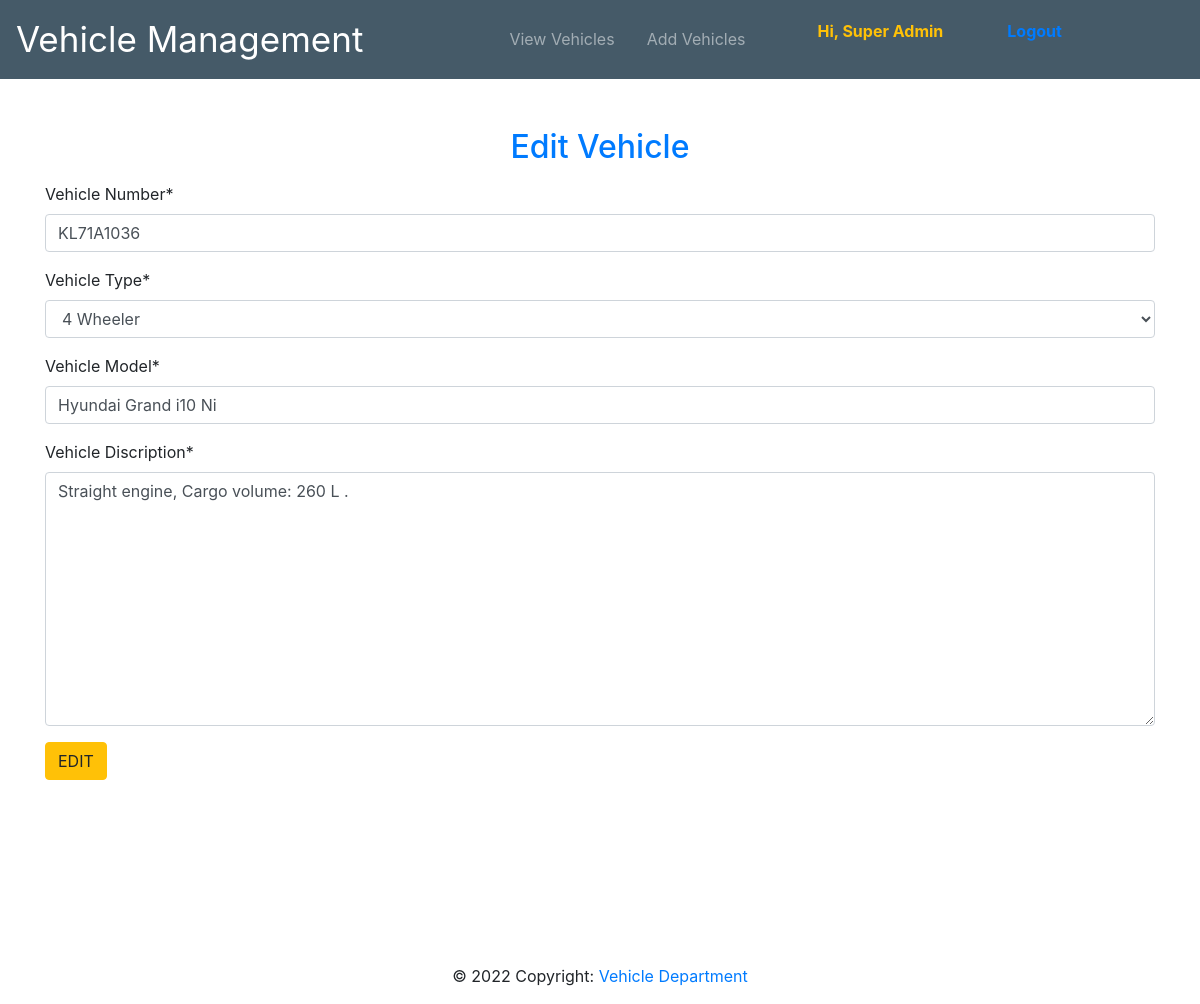
The page /edit_vehicle/19 (signed in) on the database its author committed.
### vehicle/models.py (models this page shows)
class Vehicle(models.Model):
    vh_number = models.CharField(max_length=20,verbose_name="Vehicle Number",blank=False)
    vh_type = models.CharField(max_length=20,verbose_name="Vehicle Type", choices=COLOR_CHOICES,blank=False)
    vh_model = models.CharField(max_length=20,verbose_name="Vehicle Model",blank=False)
    vh_disc = models.TextField(verbose_name="Vehicle Discription",blank=False)
    class Meta:
        db_table = "Vehicles"

### vehicle/views.py (the view, shortened to what this page needs)
# urls.py: path("edit_vehicle/<int:vid>",views.edit_vehicle,name="editV"),
@login_required(login_url='/login')
def edit_vehicle(request,vid):
    if request.user.has_perm('vehicle.change_vehicle'):
        if request.method == "GET":
            record = Vehicle.objects.get(id = vid)
            form_ob = VehicleForm(instance=record)
            return render (request,"edit_vehicle.html",{'form':form_ob})
    return HttpResponse('Permission denied for the user')

### vehicle/forms.py
class VehicleForm(forms.ModelForm):
    class Meta:
        model = Vehicle
        fields = "__all__"

### templates/edit_vehicle.html (shortened to what this page needs)
{%extends 'index.html'%}
{% load crispy_forms_tags %}
{%block content%}
<div class="container">
    <h2 class="text-primary text-center m-3"> Edit Vehicle</h2>
    <form method="POST">
    {{form|crispy}}
    <button class="btn btn-warning"> EDIT</button>
    </form>
</div>
{%endblock%}

### templates/index.html (shortened to what this page needs)
{%load static%}
<!doctype html>
<html lang="en">
  <head>
    <link rel="stylesheet" href="https://stackpath.bootstrapcdn.com/bootstrap/4.3.1/css/bootstrap.min.css">
    <link rel="stylesheet" href="../static/css/main.css">
  </head>
  <body>
    <header class="sticky-top">
        <nav class="navbar navbar-expand-lg navbar-dark" style="background-color: #455a68;">
            <a class="navbar-brand" href="/" style="font-size:35px ;">Vehicle Management</a>
            <div class="collapse navbar-collapse justify-content-center" id="navbarNavDropdown">
              <ul class="navbar-nav">
                {% if request.user.is_authenticated %}
                  <li class="nav-item mr-3">
                  <a class="nav-link" href="/view_vehicle">View Vehicles</a>
                  </li>
                    {%if request.user.is_superuser%}
                      <li class="nav-item mr-3">
                      <a class="nav-link" href="/add_vehicle">Add Vehicles</a>
                      </li>
                    {%endif%}
                  <li class="nav-item ml-5 mr-auto ">
                      <a class="text-warning mr-3"> <strong>Hi, {{user.first_name}}</strong></a>
                  </li>
                  <li class="nav-item ml-5 mr-auto">
                      <a class="text-primary" href="/logout"> <strong> Logout</strong></a>
                  </li>
                {%endif%}
              </ul>
            </div>
          </nav>
    </header>
    <div class="container text-right">
      <h3 class="text-primary" id="livetime">&nbsp;</h3>
    </div>
    {% block content %}{% endblock content %}
<footer class="page-footer font-small cyan darken-3">
  <div class="container">
    <div class="row">
      <div class="col-md-12 py-5">
        <div class="mb-5 flex-center">
          <a class="fb-ic">
          </a>
          <a class="tw-ic">
          </a>
          <a class="gplus-ic">
          </a>
          <a class="li-ic">
          </a>
          <a class="ins-ic">
          </a>
        </div>
      </div>
    </div>
  </div>
  <div class="footer-copyright text-center py-3">© 2022 Copyright:
    <a href="/"> Vehicle Department </a>
  </div>
</footer>
  </body>
</html>

### rows shown on the page
Vehicle: vh_number "KL71A1036", vh_type "4 Wheeler", vh_model "Hyundai Grand i10 Ni", vh_disc "Straight engine, Cargo volume: 260 L ."

### other values the page prints
{{ user.first_name }} "Super Admin"
